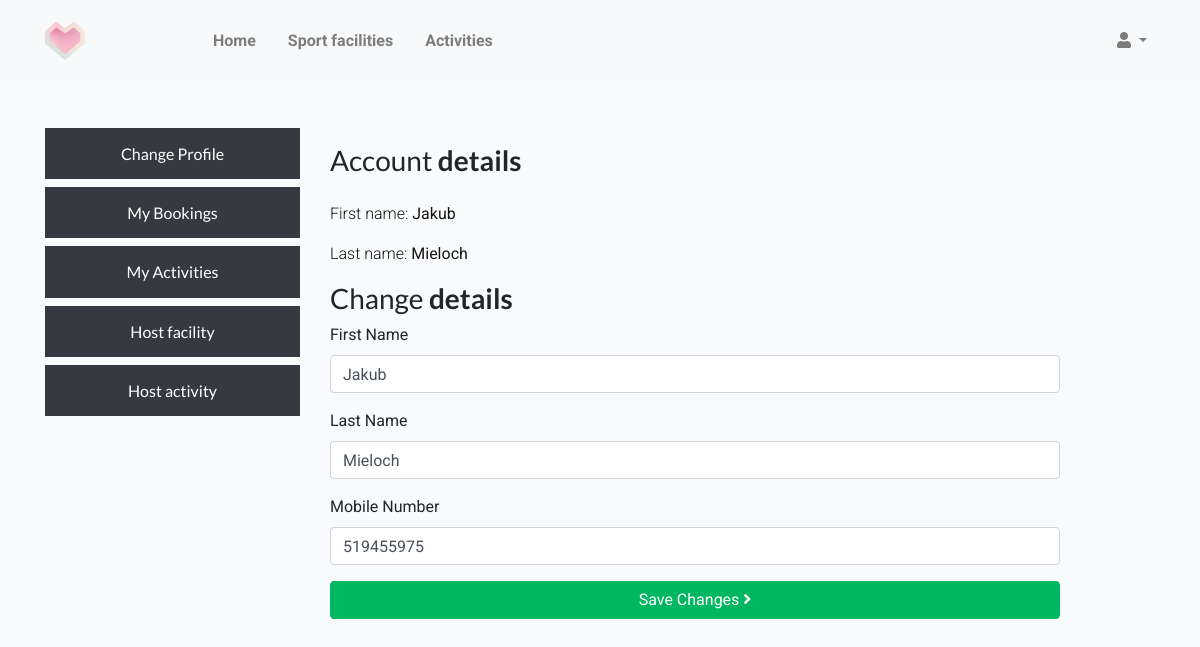
Page /profile.php (signed in) on the committed database.
### tables this page shows
CREATE TABLE `dbusers` (
  `id` int(10) NOT NULL,
  `firstname` varchar(50) NOT NULL,
  `lastname` varchar(50) NOT NULL,
  `email` varchar(50) NOT NULL,
  `password` varchar(50) NOT NULL,
  `mobile` varchar(50) NOT NULL,
  `date` timestamp NOT NULL DEFAULT current_timestamp()
);

### profile.php (the view, shortened to what this page needs)
<?php
include('scripts/config.php');
?>
<html lang="en">
<head>
<link rel="stylesheet" href="assets/css/bootstrap.min.css">
<link rel="stylesheet" href="assets/css/style.css">
<link rel="stylesheet" href="assets/fonts/icomoon/style.css">
<link rel="stylesheet" href="assets/css/owl.carousel.min.css">
<link href="assets/css/fontawesome.css" rel="stylesheet">
<link href="assets/css/brands.css" rel="stylesheet">
<link href="assets/css/solid.css" rel="stylesheet">
</head>
<body>
<?php include('assets/header.php');?>
<section class="pt-3 mt-3">
<div class="container pt-5 mt-5">
<?php
$useremail=$_SESSION['login'];
$sql = "SELECT * from dbusers where email=:useremail";
$query = $dbh -> prepare($sql);
$query -> bindParam(':useremail',$useremail, PDO::PARAM_STR);
$query->execute();
$results=$query->fetchAll(PDO::FETCH_OBJ);
if($query->rowCount() > 0)
{
foreach($results as $result)
{ ?>
<div class="row">
 <div class="col-3">
	<a href="profile.php">
	   <h6 class="bg-dark text-white py-3 text-center">Change Profile</h6>
	</a>
	<a href="my-booking.php">
	   <h6 class="bg-dark text-white py-3 text-center">My Bookings</h6>
	</a>
	<a href="my-activites.php">
	   <h6 class="bg-dark text-white py-3 text-center">My Activities</h6>
	</a>
	<a href="hostfacility.php">
	   <h6 class="bg-dark text-white py-3 text-center">Host facility</h6>
	</a>
	<a href="hostactivity.php">
	   <h6 class="bg-dark text-white py-3 text-center">Host activity</h6>
	</a>
 </div>
 <div class="col-8">
	<div class="py-3">
	   <h3>Account <strong>details</strong></h3>
	</div>
	<div>
	   <p>First name: <strong> <?php echo htmlentities($result->firstname);?></strong></p>
	   <p>Last name: <strong> <?php echo htmlentities($result->lastname);?></strong></p>
	</div>
	<h3>Change <strong>details</strong></h3>
	<form method="post">
	   <div class="form-group">
		  <label class="control-label">First Name</label>
		  <input class="form-control white_bg" name="firstname" value="<?php echo htmlentities($result->firstname);?>" id="firstname" type="text"  required>
	   </div>
	   <div class="form-group">
		  <label class="control-label">Last Name</label>
		  <input class="form-control white_bg" value="<?php echo htmlentities($result->lastname);?>" name="lastname" id="lastname" type="lastname" required>
	   </div>
	   <div class="form-group">
		  <label class="control-label">Mobile Number</label>
		  <input class="form-control white_bg" name="mobile" value="<?php echo htmlentities($result->mobile);?>" id="mobile" type="text" required>
	   </div>
	   <div class="form-group">
		  <button type="submit" name="updateprofile" class="btn text-white btn-block btn-primary">Save Changes <span class="angle_arrow"><i class="fa fa-angle-right" aria-hidden="true"></i></span></button>
	   </div>
	</form>
 </div>
 <?php }} ?>
</div>
</body>

### assets/css/style.css (style rules this page uses)
body { font-family: "Roboto", sans-serif; background-color: #f8fafb; }
p { color: #141414; font-weight: 300; }
h1, h2, h3, h4, h5, h6, .h1, .h2, .h3, .h4, .h5, .h6 { font-family: "Lato", sans-serif; }
a { -webkit-transition: .3s all ease; -o-transition: .3s all ease; transition: .3s all ease; }

### assets/css/solid.css (style rules this page uses)
.fa, .fas { font-family: 'Font Awesome 5 Free'; font-weight: 900; }

### rows in the picture
dbusers: firstname "Jakub", lastname "Mieloch", mobile "519455975"
